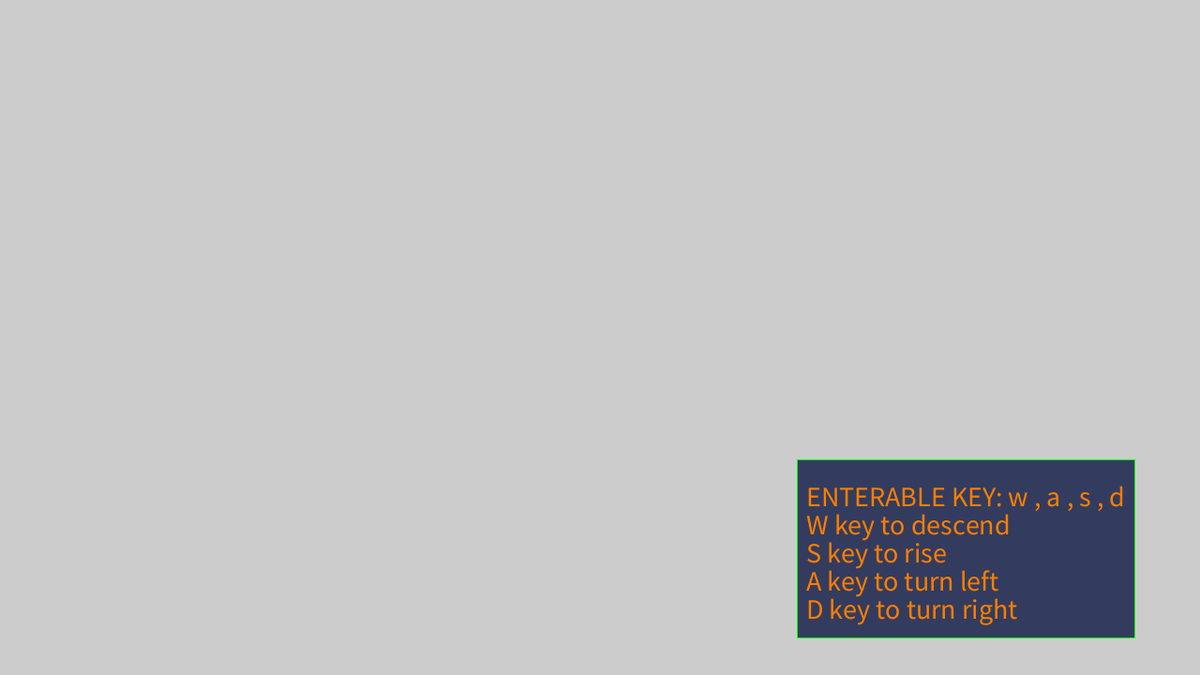
Frame 1 (no input)
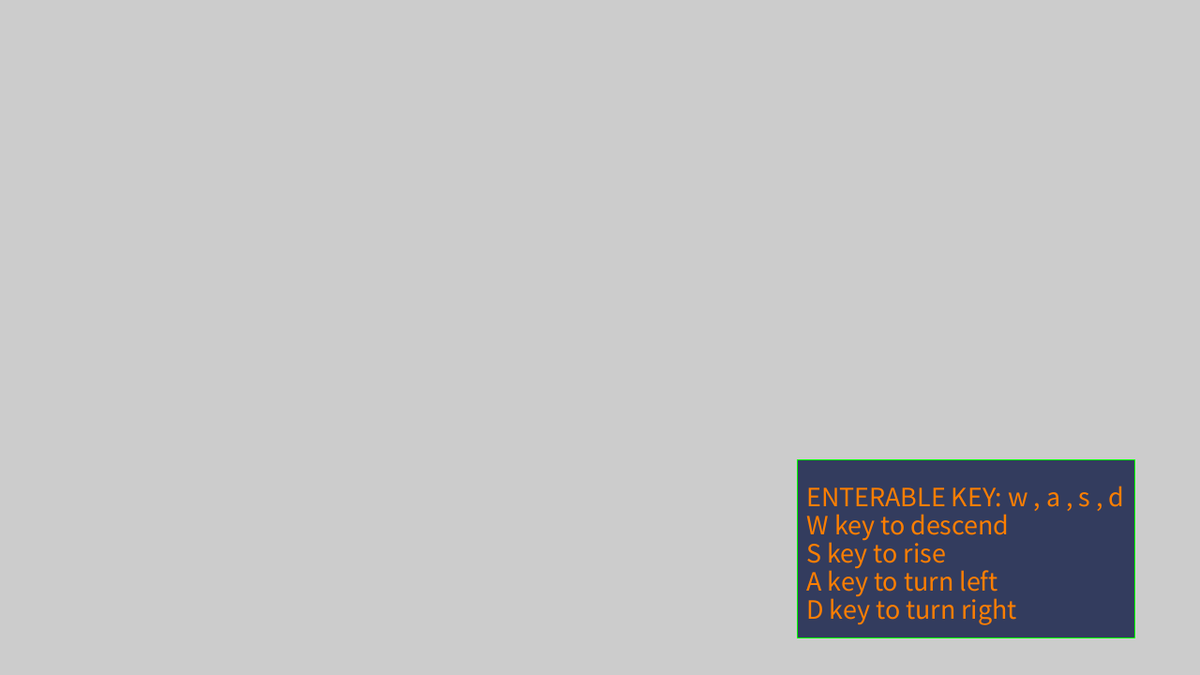
Frame 60 (the mouse pressed at the canvas centre just before this capture)
Frame 120 (the mouse held since frame 60 and released just before this capture): identical to frame 60, image omitted

The Processing sketch that drew these frames (run headless with seeded random() and noise(); from frame 60 on, the mouse is pressed at the canvas centre):

// Processing sketch: how_to
// ── how_to.pde
void setup() {
  size(1280,720);
}

void draw() {
  how_to(860,540);
}

// 使い方
void how_to(int x, int y){
  noFill();
  stroke(0, 255, 0);
  fill(51, 60, 94);
  quad(x-10, y-50, x+350, y-50, x+350, y+140, x-10, y+140);

  fill (253, 126, 0);
  textSize(30);
  text("ENTERABLE KEY: w , a , s , d ",x ,y );
  text("W key to descend" ,x ,y+30 );
  text("S key to rise" ,x ,y+60 );
  text("A key to turn left" ,x ,y+90 );
  text("D key to turn right",x ,y+120 );
  textSize(12);
}
